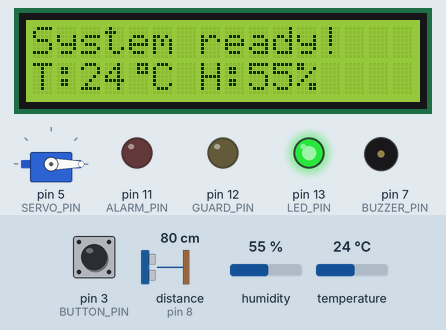
Simulated run of this program. Board: Arduino Uno, built with avr-gcc and run on an emulated ATmega328P. On the bench: servo, 16×2 character LCD, output pins drawn as LEDs (lit = HIGH), buzzer (waves = sounding). Wiring (from diagram.json): ultrasonic range finder: trigger pin 9; echo pin 8. The inputs (shaded band) are chosen by the test bench; at power-on: pin 3 (BUTTON_PIN) HIGH, distance to the obstacle (sensor on pin 8) 80 cm, humidity 55 %, temperature 24 °C. The echo pulse lasts 58.3 µs per cm; pins used as bus, display or sensor lines are not drawn; what the program prints to the serial monitor is not drawn.

Above: at 1.3 s.
1.4 s: pin 3 (BUTTON_PIN) pulled LOW for 0.15 s
At 1.65 s:
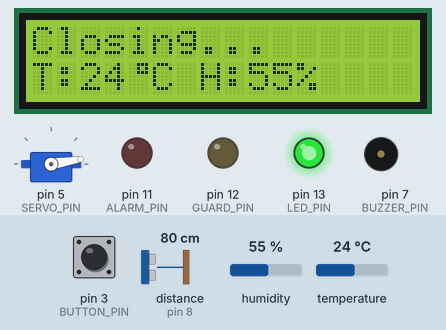
2.1 s: distance to the obstacle (sensor on pin 8) set to 54 cm
7.2 s: distance to the obstacle (sensor on pin 8) set to 48 cm
At 9.2 s:
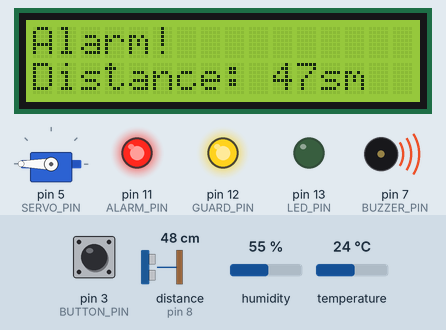
9.5 s: pin 3 (BUTTON_PIN) pulled LOW for 1 s
At 10.04 s:
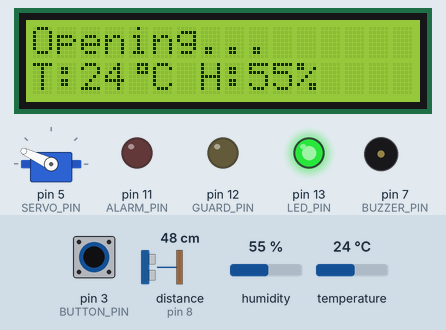
11.1 s: pin 3 (BUTTON_PIN) pulled LOW for 0.15 s
At 11.55 s:
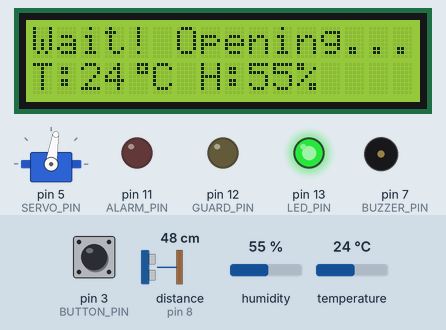
11.8 s: humidity set to 22 %
At 14.3 s:
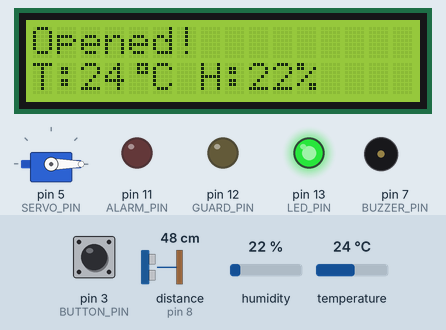
Timing chart, 0 to 15.7 s (numbered marks = the images above; inputs shaded):
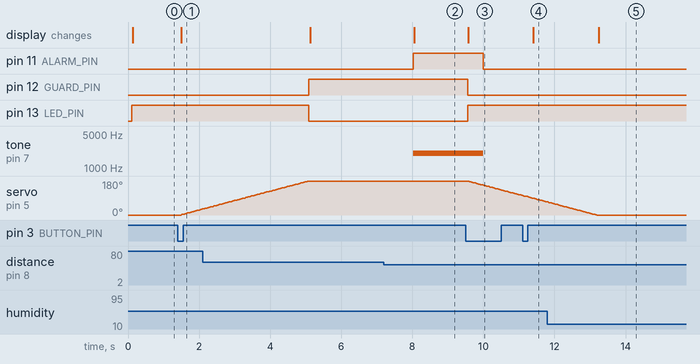

Measured:
- the behaviour switches between 51 and 50 cm on distance to the obstacle (sensor on pin 8) (found by bisection; images 1 and 2)
- after the input at 1.4 s, servo on pin 5 (SERVO_PIN): moves from 0° to 32° over 0.60 s, starting after 0.09 s; the display: changes after 0.09 s (image 1)
- after the input at 7.2 s, pin 11 (ALARM_PIN): LOW → HIGH after 0.83 s; tone on pin 7 (BUZZER_PIN): silent → 2000 Hz after 0.83 s; the display: changes after 0.85 s (image 2)
- after the input at 9.5 s, pin 11 (ALARM_PIN): HIGH → LOW after 0.50 s; pin 12 (GUARD_PIN): HIGH → LOW after 0.05 s; pin 13 (LED_PIN): LOW → HIGH after 0.05 s; tone on pin 7 (BUZZER_PIN): 2000 Hz → silent after 0.50 s; servo on pin 5 (SERVO_PIN): moves from 180° to 104° over 1.5 s, starting after 0.08 s; the display: changes after 0.08 s (image 3)
- after the input at 11.1 s, the display: changes after 0.30 s (image 4)
- after the input at 11.8 s, the display: changes after 1.4 s (image 5)

The program:

main.cpp
```cpp
#include <Arduino.h>
#include <Servo.h>
#include <Wire.h>
#include <LiquidCrystal_I2C.h>
#include <DHT.h>

// Настройка системы
constexpr unsigned long ALARM_DURATION = 3000;  // Длительность звуковой сигнализации (мс)
constexpr int ALARM_DISTANCE = 50;             // Порог дистанции срабатывания охранной сигнализации (см)
constexpr unsigned long INTERVAL_SERVO = 20;    // Пауза между шагами серво для плавного движения (мс)
constexpr unsigned long INTERVAL_SENSOR = 2000; // Интервал опроса датчиков (мс)

// LCD
constexpr uint8_t I2C_ADDR = 0x27;  // Код I2C устройства
constexpr uint8_t LCD_COLUMNS = 16; // Количество колонок
constexpr uint8_t LCD_LINES = 2;    // Количество строк
LiquidCrystal_I2C lcd(I2C_ADDR, LCD_COLUMNS, LCD_LINES);

byte degree[8] = // Кодируем символ градуса
    {
        B00111,
        B00101,
        B00111,
        B00000,
        B00000,
        B00000,
        B00000,
};

// DHT Сенсор
constexpr uint8_t DHTPIN = 6;      // Digital pin connected to the DHT sensor
constexpr uint8_t DHTTYPE = DHT11; // DHT22 для эмулятора, DHT 11 для реального устройства
DHT dht(DHTPIN, DHTTYPE);

// Датчик ультразвука
constexpr uint8_t ECHO_PIN = 8;
constexpr uint8_t TRIG_PIN = 9;
constexpr uint8_t BUZZER_PIN = 7;

// Параметры для охранной сигнализации
unsigned long alarmStartTime = 0;
bool alarmActive = false;
enum SystemState
{
  SYSTEM_ALARM,
  SYSTEM_OK,
  SYSTEM_STANDBY
};
SystemState sysState = SystemState::SYSTEM_OK;

// Функция возвращает текст по значению состояния
const char *getSystemStateText(SystemState state)
{
  switch (state)
  {
  case SystemState::SYSTEM_ALARM:
    return "Alarm!!!";
  case SystemState::SYSTEM_OK:
    return "OFF";
  case SystemState::SYSTEM_STANDBY:
    return "Standby";
  default:
    return "Unknown";
  }
}

// Определяем входы/выходы
constexpr uint8_t BUTTON_PIN = 3; // Пульт
constexpr uint8_t LED_PIN = 13;   // Электрооборудование
constexpr uint8_t GUARD_PIN = 12; // Охранная сигнализация
constexpr uint8_t ALARM_PIN = 11; // Сигнал тревоги
constexpr uint8_t SERVO_PIN = 5;  // Ворота

// Сервопривод
constexpr int maxAngle = 180;   // Максимальный угол поворота сервопривода
constexpr int minAngle = 0;     // Минимальный угол поворота сервопривода
constexpr int step = 1;         // Шаг поворота
unsigned long lastMoveTime = 0; // Счётчик для плавного вращения серво
Servo gateServo;

// Переменные
unsigned long previousMillisButton = 0; // для управления таймером опроса Пульта
unsigned long previousMillisSensor = 0; // для управления таймером опроса Датчиков
unsigned long previousMillisServo = 0;  // для управления таймером открытия Ворот
int angle = 0;                          // Угол поворота сервопривода
bool gateOpen = false;                  // Открыты ворота или закрыты
bool readyForButton = true;             // кнопка разрешена только в крайних позициях

// Состояния системы
enum class GateState
{
  IDLE_OPEN,
  IDLE_CLOSED,
  OPENING,
  CLOSING,
  WAITING_OPEN,
  WAITING_CLOSE,
  ALARM
};
GateState gateState = GateState::IDLE_OPEN;

// Антидребезг кнопки
bool lastButtonState = HIGH;                 // предыдущий логический уровень кнопки
bool stableButtonState = HIGH;               // подтверждённое состояние кнопки
unsigned long lastDebounceTime = 0;          // для опроса кнопки
constexpr unsigned long DEBOUNCE_DELAY = 50; // 50 мс — идеально

// Отслеживаемые датчики
float lastTemp = 0.0f; // Температура
float lastHum = 0.0f;  // Влажность
float lastDist = 0.0f; // Расстояние

// Опрос датчика температуры
void readDHTTask()
{
  float t = dht.readTemperature();
  float h = dht.readHumidity();

  if (!isnan(t) && !isnan(h))
  {
    lastTemp = t;
    lastHum = h;
  }
  else
  {
    // Serial.println("[DHT22] Read error!");
  }
}

// Опрос УЗ датчика
long readDistanceCM()
{
  digitalWrite(TRIG_PIN, LOW);
  delayMicroseconds(2);
  digitalWrite(TRIG_PIN, HIGH);
  delayMicroseconds(10);
  digitalWrite(TRIG_PIN, LOW);

  long duration = pulseIn(ECHO_PIN, HIGH, 20000); // таймаут ~20ms
  lastDist = duration / 58;

  return lastDist;
}

// Обновление экрана
void updateLCD(const String &text, SystemState systemState)
{

  static String lastText = "";

  if (text != lastText)
  {
    lastText = text;
    lcd.clear();
  }

  switch (systemState)
  {
  case SYSTEM_OK:
    lcd.setCursor(0, 0);
    lcd.print(text);
    lcd.setCursor(0, 1);
    lcd.print(F("T:"));
    lcd.print(lastTemp, 0);
    lcd.print("\1C H:");
    lcd.print(lastHum, 0);
    lcd.print("%");
    break;

  case SYSTEM_STANDBY:
    lcd.setCursor(0, 0);
    lcd.print(text);
    lcd.setCursor(0, 1);
    lcd.print(F("T:"));
    lcd.print(lastTemp, 0);
    lcd.print("\1C H:");
    lcd.print(lastHum, 0);
    lcd.print("%");
    break;

  case SYSTEM_ALARM:
    lcd.setCursor(0, 0);
    lcd.print(text);
    lcd.setCursor(0, 1);
    lcd.print(F("Distance: "));
    lcd.print(lastDist, 0);
    lcd.print("sm");
    break;
  }
}

void updateSerial(float _currentTemp, float _currentHumidity, float _currentDistance, SystemState currentSystemState)
{

  float currentTemp =  !isnan(_currentTemp) ? _currentTemp : 0;
  float currentHumidity =  !isnan(_currentHumidity) ? _currentHumidity : 0;
  float currentDistance =  !isnan(_currentDistance) ? _currentDistance : 0;

  Serial.print("Temperature: ");
  Serial.print(currentTemp);
  Serial.println(" °C");
  Serial.print("Humidity: ");
  Serial.print(currentHumidity);
  Serial.println(" %");
  Serial.print(F("Distance: "));
  Serial.print(currentDistance);
  Serial.println(F(" sm"));
  Serial.print(F("System state: "));
  Serial.println(getSystemStateText(currentSystemState));
}

// Охранная сигнализация
void checkAlarm()
{
  if (gateState != GateState::IDLE_CLOSED)
  {
    sysState = SYSTEM_OK;
    digitalWrite(ALARM_PIN, LOW);
    noTone(BUZZER_PIN);
    alarmActive = false;
    return;
  }

  sysState = SYSTEM_STANDBY;
  readDistanceCM();

  if (lastDist > 0 && lastDist < ALARM_DISTANCE)
  {
    sysState = SYSTEM_ALARM;
    if (!alarmActive)
    {
      alarmActive = true;
      alarmStartTime = millis();
      digitalWrite(ALARM_PIN, HIGH);
      tone(BUZZER_PIN, 2000);
    }
    updateLCD(F("Alarm!"), sysState);
  }
  else if (alarmActive && (millis() - alarmStartTime >= ALARM_DURATION))
  {
    noTone(BUZZER_PIN);
    alarmActive = false;
    sysState = SYSTEM_STANDBY;
  }
}

void setup()
{
  digitalWrite(LED_PIN, LOW);
  digitalWrite(GUARD_PIN, LOW);
  digitalWrite(ALARM_PIN, LOW);
  digitalWrite(BUZZER_PIN, LOW);

  pinMode(BUTTON_PIN, INPUT_PULLUP);
  pinMode(LED_PIN, OUTPUT);
  pinMode(GUARD_PIN, OUTPUT);
  pinMode(ALARM_PIN, OUTPUT);
  pinMode(TRIG_PIN, OUTPUT);
  pinMode(ECHO_PIN, INPUT);
  pinMode(BUZZER_PIN, OUTPUT);

  // Сервопривод
  gateServo.attach(SERVO_PIN);
  gateServo.write(minAngle);
  gateState = GateState::IDLE_OPEN;

  // Запись в Serial Port
  Serial.begin(115200);

  // Инициализация LCD
  lcd.init();
  lcd.backlight();
  lcd.createChar(1, degree); // Создаем символ под номером 1

  // Датчик температуры и влажности
  dht.begin();

  // Проверка УЗ и установка начального значения
  readDHTTask();
  readDistanceCM();

  // Инициализация - ворота открыты
  digitalWrite(LED_PIN, HIGH);
  digitalWrite(GUARD_PIN, LOW);
  digitalWrite(ALARM_PIN, LOW);
  gateServo.write(minAngle);

  updateLCD("System ready!", SYSTEM_OK);
}

void loop()
{
  // Антидребезг кнопки
  bool rawButtonState = digitalRead(BUTTON_PIN);

  if (rawButtonState != lastButtonState)
  {
    lastDebounceTime = millis();
  }

  lastButtonState = rawButtonState;

  if ((millis() - lastDebounceTime) > DEBOUNCE_DELAY)
  {
    if (rawButtonState != stableButtonState)
    {
      stableButtonState = rawButtonState;

      // Кнопка нажата
      if (stableButtonState == LOW)
      {
        if (readyForButton)
        {
          gateOpen = !gateOpen;
          readyForButton = false;
        }
        else
        {
          // Кнопка нажата во время движения → показываем статус ожидания
          if (gateState == GateState::CLOSING && gateState != GateState::WAITING_CLOSE)
          {
            gateState = GateState::WAITING_CLOSE;
            updateLCD("Wait! Closing...", SYSTEM_OK);
          }
          else if (gateState == GateState::OPENING && gateState != GateState::WAITING_OPEN)
          {
            gateState = GateState::WAITING_OPEN;
            updateLCD("Wait! Opening...", SYSTEM_OK);
          }
        }
      }
    }
  }

  // ДВИЖЕНИЕ СЕРВО
  if (millis() - lastMoveTime >= INTERVAL_SERVO)
  {
    lastMoveTime = millis();

    if (gateOpen)
    {
      if (angle < maxAngle)
      {
        // Процесс закрытия
        if (gateState != GateState::CLOSING && gateState != GateState::WAITING_CLOSE)
        {
          gateState = GateState::CLOSING;
          updateLCD("Closing...", SYSTEM_OK);
        }
        angle++;
        gateServo.write(angle);
      }
      else
      {
        // Закрыты
        if (gateState != GateState::IDLE_CLOSED)
        {
          digitalWrite(LED_PIN, LOW);
          digitalWrite(GUARD_PIN, HIGH);
          gateState = GateState::IDLE_CLOSED;
          updateLCD("Closed!", SYSTEM_OK);
        }
        readyForButton = true;
      }
    }
    else
    {
      if (angle > minAngle)
      {
        // Процесс открытия
        if (gateState != GateState::OPENING && gateState != GateState::WAITING_OPEN)
        {
          digitalWrite(LED_PIN, HIGH);
          digitalWrite(GUARD_PIN, LOW);

          gateState = GateState::OPENING;
          updateLCD("Opening...", SYSTEM_OK);
        }
        angle--;
        gateServo.write(angle);
      }
      else
      {
        // Открыты
        if (gateState != GateState::IDLE_OPEN)
        {
          gateState = GateState::IDLE_OPEN;
          updateLCD("Opened!", SYSTEM_OK);
        }
        readyForButton = true;
      }
    }
  }

  // Опрос датчиков и охранной сигнализации
  if (millis() - previousMillisSensor >= INTERVAL_SENSOR)
  {
    previousMillisSensor = millis();
    readDHTTask();
    checkAlarm();
    updateSerial(lastTemp, lastHum, lastDist, sysState);
  }
}
```
